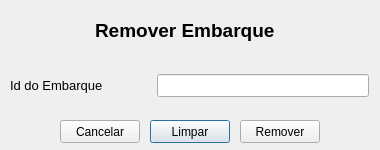
<?xml version="1.0" encoding="UTF-8"?>
<ui version="4.0">
 <class>RemoverEmbarque</class>
 <widget class="QDialog" name="RemoverEmbarque">
  <property name="geometry">
   <rect>
    <x>0</x>
    <y>0</y>
    <width>380</width>
    <height>150</height>
   </rect>
  </property>
  <property name="windowTitle">
   <string>Dialog</string>
  </property>
  <widget class="QPushButton" name="clearButton">
   <property name="geometry">
    <rect>
     <x>150</x>
     <y>120</y>
     <width>80</width>
     <height>23</height>
    </rect>
   </property>
   <property name="text">
    <string>Limpar</string>
   </property>
  </widget>
  <widget class="QLabel" name="label_5">
   <property name="geometry">
    <rect>
     <x>95</x>
     <y>10</y>
     <width>190</width>
     <height>41</height>
    </rect>
   </property>
   <property name="text">
    <string>&lt;html&gt;&lt;head/&gt;&lt;body&gt;&lt;p&gt;&lt;span style=&quot; font-size:14pt; font-weight:600;&quot;&gt;Remover Embarque&lt;/span&gt;&lt;/p&gt;&lt;/body&gt;&lt;/html&gt;</string>
   </property>
  </widget>
  <widget class="QPushButton" name="submitButton">
   <property name="geometry">
    <rect>
     <x>240</x>
     <y>120</y>
     <width>80</width>
     <height>23</height>
    </rect>
   </property>
   <property name="text">
    <string>Remover</string>
   </property>
  </widget>
  <widget class="QPushButton" name="cancelButton">
   <property name="geometry">
    <rect>
     <x>60</x>
     <y>120</y>
     <width>80</width>
     <height>23</height>
    </rect>
   </property>
   <property name="text">
    <string>Cancelar</string>
   </property>
  </widget>
  <widget class="QWidget" name="gridLayoutWidget">
   <property name="geometry">
    <rect>
     <x>10</x>
     <y>60</y>
     <width>359</width>
     <height>51</height>
    </rect>
   </property>
   <layout class="QGridLayout" name="gridLayout" columnstretch="0">
    <item row="0" column="0">
     <layout class="QHBoxLayout" name="horizontalLayout_3" stretch="2,3">
      <item>
       <layout class="QVBoxLayout" name="verticalLayout_4">
        <item>
         <widget class="QLabel" name="label_6">
          <property name="font">
           <font>
            <pointsize>10</pointsize>
           </font>
          </property>
          <property name="text">
           <string>Id do Embarque</string>
          </property>
         </widget>
        </item>
       </layout>
      </item>
      <item>
       <layout class="QVBoxLayout" name="verticalLayout_5">
        <item>
         <widget class="QLineEdit" name="idArea">
          <property name="font">
           <font>
            <pointsize>10</pointsize>
           </font>
          </property>
         </widget>
        </item>
       </layout>
      </item>
     </layout>
    </item>
   </layout>
  </widget>
 </widget>
 <resources/>
 <connections/>
</ui>
